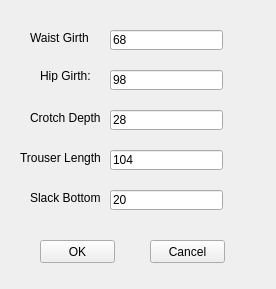
<?xml version="1.0" encoding="UTF-8"?>
<ui version="4.0">
 <class>Form</class>
 <widget class="QWidget" name="Form">
  <property name="geometry">
   <rect>
    <x>0</x>
    <y>0</y>
    <width>276</width>
    <height>289</height>
   </rect>
  </property>
  <property name="windowTitle">
   <string>Measuring items</string>
  </property>
  <widget class="QPushButton" name="sendBtn">
   <property name="geometry">
    <rect>
     <x>40</x>
     <y>240</y>
     <width>75</width>
     <height>23</height>
    </rect>
   </property>
   <property name="text">
    <string>OK</string>
   </property>
  </widget>
  <widget class="QPushButton" name="closeBtn">
   <property name="geometry">
    <rect>
     <x>150</x>
     <y>240</y>
     <width>75</width>
     <height>23</height>
    </rect>
   </property>
   <property name="text">
    <string>Cancel</string>
   </property>
  </widget>
  <widget class="QLabel" name="label">
   <property name="geometry">
    <rect>
     <x>30</x>
     <y>30</y>
     <width>71</width>
     <height>16</height>
    </rect>
   </property>
   <property name="text">
    <string>Waist Girth</string>
   </property>
  </widget>
  <widget class="QLineEdit" name="lineEdit_waistline">
   <property name="geometry">
    <rect>
     <x>110</x>
     <y>30</y>
     <width>113</width>
     <height>20</height>
    </rect>
   </property>
   <property name="text">
    <string>68</string>
   </property>
  </widget>
  <widget class="QLabel" name="label_2">
   <property name="geometry">
    <rect>
     <x>40</x>
     <y>70</y>
     <width>54</width>
     <height>12</height>
    </rect>
   </property>
   <property name="text">
    <string>Hip Girth:</string>
   </property>
  </widget>
  <widget class="QLineEdit" name="lineEdit_hipline">
   <property name="geometry">
    <rect>
     <x>110</x>
     <y>70</y>
     <width>113</width>
     <height>20</height>
    </rect>
   </property>
   <property name="text">
    <string>98</string>
   </property>
  </widget>
  <widget class="QLabel" name="label_3">
   <property name="geometry">
    <rect>
     <x>30</x>
     <y>110</y>
     <width>81</width>
     <height>16</height>
    </rect>
   </property>
   <property name="text">
    <string>Crotch Depth</string>
   </property>
  </widget>
  <widget class="QLineEdit" name="lineEdit_crotchdepth">
   <property name="geometry">
    <rect>
     <x>110</x>
     <y>110</y>
     <width>113</width>
     <height>20</height>
    </rect>
   </property>
   <property name="text">
    <string>28</string>
   </property>
  </widget>
  <widget class="QLabel" name="label_4">
   <property name="geometry">
    <rect>
     <x>20</x>
     <y>150</y>
     <width>91</width>
     <height>16</height>
    </rect>
   </property>
   <property name="text">
    <string>Trouser Length</string>
   </property>
  </widget>
  <widget class="QLineEdit" name="lineEdit_TrouserLength">
   <property name="geometry">
    <rect>
     <x>110</x>
     <y>150</y>
     <width>113</width>
     <height>20</height>
    </rect>
   </property>
   <property name="text">
    <string>104</string>
   </property>
  </widget>
  <widget class="QLabel" name="label_5">
   <property name="geometry">
    <rect>
     <x>30</x>
     <y>190</y>
     <width>81</width>
     <height>16</height>
    </rect>
   </property>
   <property name="text">
    <string>Slack Bottom</string>
   </property>
  </widget>
  <widget class="QLineEdit" name="lineEdit_SweepBottom">
   <property name="geometry">
    <rect>
     <x>110</x>
     <y>190</y>
     <width>113</width>
     <height>20</height>
    </rect>
   </property>
   <property name="text">
    <string>20</string>
   </property>
  </widget>
 </widget>
 <resources/>
 <connections/>
</ui>
